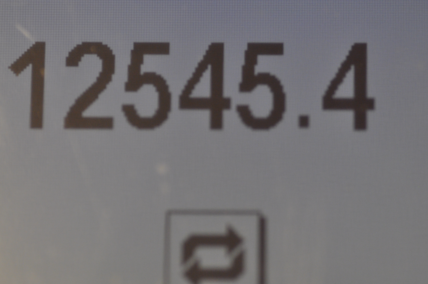
#> input picture digits_recognition/modern_digits_to_detect/small00000000.png, 428 x 284 px; its folder holds only this picture in this run
$ python run_modern_digits.py   (older library calls are emulated)
#> lines starting #> are read from the running program, lines starting #| are printed output that depends on the picture; after the words box and inside, x2 and y2 are one past the last pixel; in counts of white or black regions, pixels touching at a corner belong together
### digits_recognition/segmentation.py
#!/usr/bin/env python
# -*- coding: utf-8 -*-
# Author: Francois Boulogne

import os.path

import numpy as np
from scipy import ndimage
import matplotlib.pyplot as plt
import matplotlib.patches as mpatches

import skimage.io
from skimage.filter import threshold_otsu
from skimage.segmentation import clear_border
from skimage.morphology import closing, square
from skimage.measure import regionprops, label
from skimage.color import label2rgb


def segment_digit(image, filename, output_dir, digit_height=100, digit_width=52,
                  border=7, black_on_white=True, closingpx=4, show=False):
    """
    Segement each digit of a picture

    :param image: grey scale picture
    :param filename: filename of the picture source
    :param output_dir: path for the output
    :param digit_height: height of a digit
    :param digit_width: width of a digit
    :param border: pixels to shift the border
    :param black_on_white: black digit on clear background
    :param closingpx: number of pixels to close
    """
    # apply threshold
    thresh = threshold_otsu(image)
    if black_on_white:
        bw = closing(image > thresh, square(closingpx))
    else:
        bw = closing(image < thresh, square(closingpx))

    filled = ndimage.binary_fill_holes(bw)

    # remove artifacts connected to image border
    cleared = filled.copy()
    clear_border(cleared)

    # label image regions
    label_image = label(cleared, background=None)
    borders = np.logical_xor(filled, cleared)
    label_image[borders] = -1
    image_label_overlay = label2rgb(label_image, image=image)

    if show:
        fig, ax = plt.subplots(ncols=1, nrows=1, figsize=(6, 6))
        ax.imshow(image_label_overlay)

    regions = regionprops(label_image)

    for item, region in enumerate(regions):
        # skip small elements
        if region['Area'] < 300:
            continue

        # draw rectangle around segmented digits
        minr, minc, maxr, maxc = region['BoundingBox']
        #minr = maxr - digit_height
        #minc = maxc - digit_width
        rect = mpatches.Rectangle((minc, minr), maxc - minc, maxr - minr,
                                  fill=False, edgecolor='red', linewidth=2)

        # uniq size
        img = np.zeros((100, 75), 'uint8')
        img[bw[minr:maxr, minc:maxc] != 0] = 255
        newname = os.path.splitext(os.path.basename(filename))[0] + '-' + str(item) + '.png'
        skimage.io.imsave(os.path.join(output_dir, newname), img)
        if show:
            ax.add_patch(rect)

    if show:
        plt.show()

### digits_recognition/run_modern_digits.py
#!/usr/bin/env python
# -*- coding: utf-8 -*-
# Author: Francois Boulogne

import os
import os.path
import shutil
import glob
import skimage.io
import matplotlib.pyplot as plt

from segmentation import segment_digit
from machine_learning import load_knowndata, load_unknowndata
from sklearn import svm

if __name__ == '__main__':
    data_bundle = 'modern_digits'

    output_dir = data_bundle + '_isolated_digits'
    results_dir = data_bundle + '_results'
    for thisdir in (output_dir, results_dir):
        shutil.rmtree(thisdir, ignore_errors=True)
        os.makedirs(thisdir)
    show = False

    for filename in glob.glob(data_bundle + '_to_detect/*.png'):
        print(filename)
        # Load picture
        image = skimage.io.imread(filename, as_grey=True)
#> image: shape (284, 428) float64; min 0.164, max 0.575, mean 0.449
        # crop picture
        image = image[0:200, 47:]
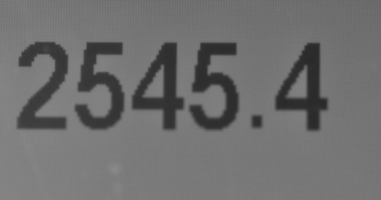
#> image: shape (200, 381) float64; min 0.164, max 0.544, mean 0.435

        segment_digit(image, filename, output_dir, black_on_white=False, show=False)
#> in segment_digit, `thresh = threshold_otsu(image)`: thresh = 0.347
#> in segment_digit, `bw = closing(image < thresh, square(closingpx))`:
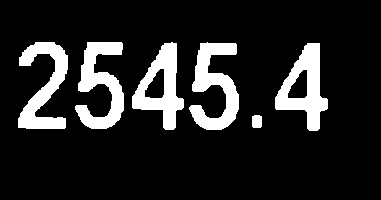
#> bw: shape (200, 381) bool; 14.2% white; 6 white regions, box (x1, y1, x2, y2) and area: (189, 42, 239, 130) 2238, (75, 42, 124, 129) 2183, (275, 43, 328, 131) 2145, (18, 42, 68, 129) 2090, (132, 42, 184, 130) 2072, (252, 115, 262, 128) 124
#> in segment_digit, `filled = ndimage.binary_fill_holes(bw)`:
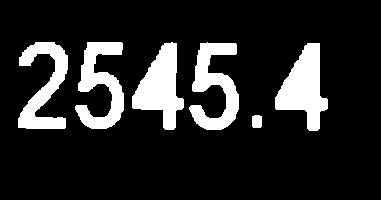
#> filled: shape (200, 381) bool; 15.2% white; 6 white regions
#> in segment_digit, `label_image = label(cleared, background=None)`:
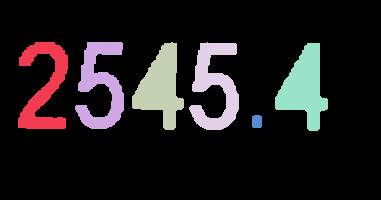
#> label_image: shape (200, 381) int32; 7 distinct labels, from 0 to 6; one colour per label, 0 black
#> in segment_digit, `borders = np.logical_xor(filled, cleared)`: borders: shape (200, 381) bool; every value is 0
#> in segment_digit, `image_label_overlay = label2rgb(label_image, image=image)`:
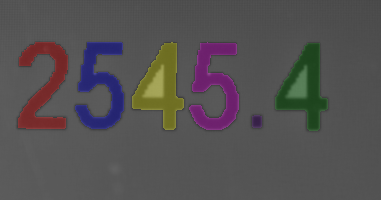
#> image_label_overlay: shape (200, 381, 3) float64; mean R, G, B 0.332, 0.319, 0.322
#> in segment_digit, `regions = regionprops(label_image)`: regions = 6 regions; box (x1, y1, x2, y2) and area: (275, 43, 328, 131) 2507, (132, 42, 184, 130) 2449, (189, 42, 239, 130) 2238, (75, 42, 124, 129) 2183, (18, 42, 68, 129) 2090, (252, 115, 262, 128) 124
#> the loop in segment_digit, `for item, region in enumerate(regions):` made 1 pass
#> (item, minr, minc, maxr, maxc) on pass 1: (0, 42, 18, 129, 68)
#> after the loop in segment_digit, `for item, region in enumerate(regions):`: img: shape (100, 75); every value is 0
#> (the run stopped early here; a loop or call above may not have finished)
